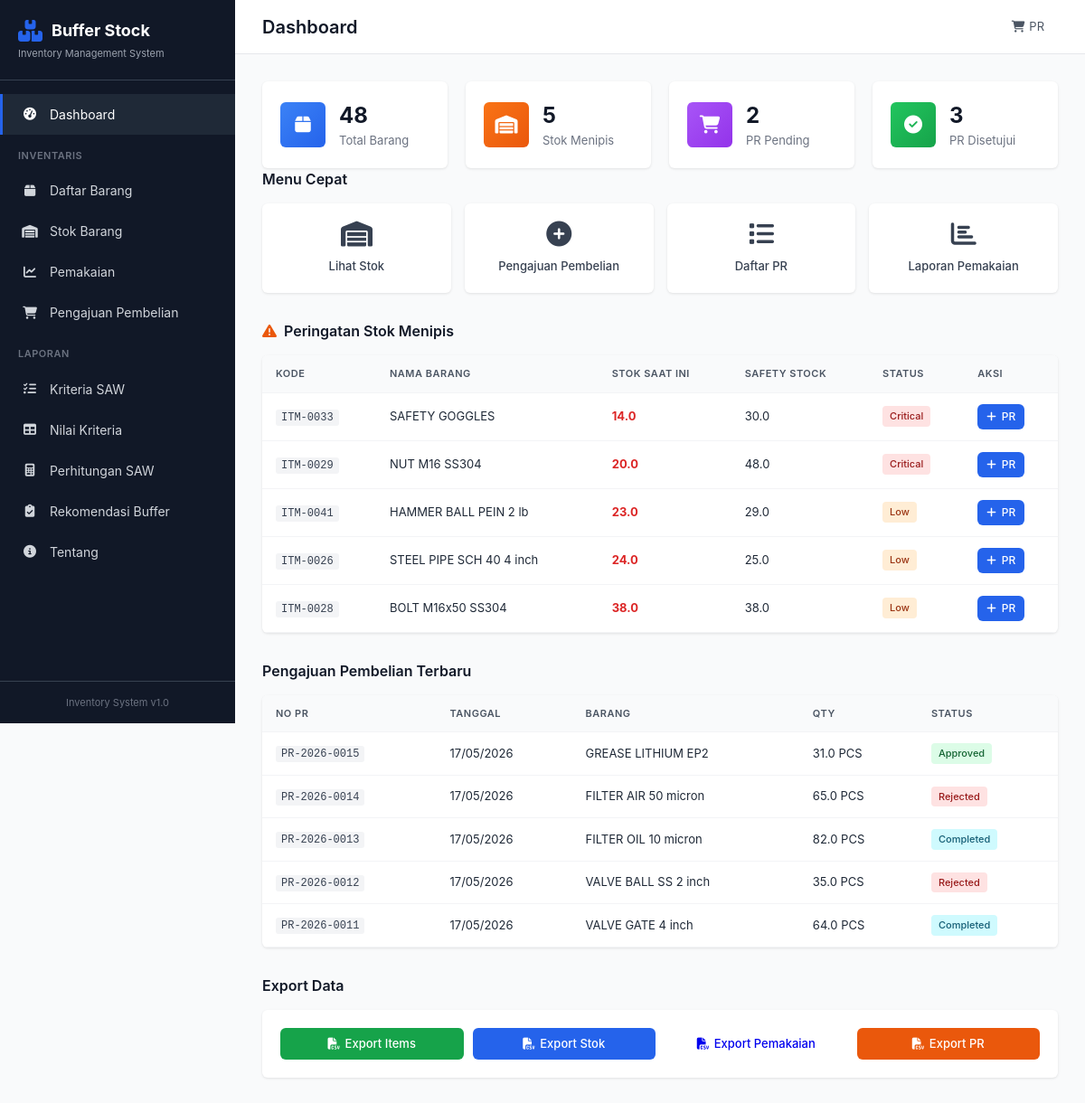
Before: / with the older database file.
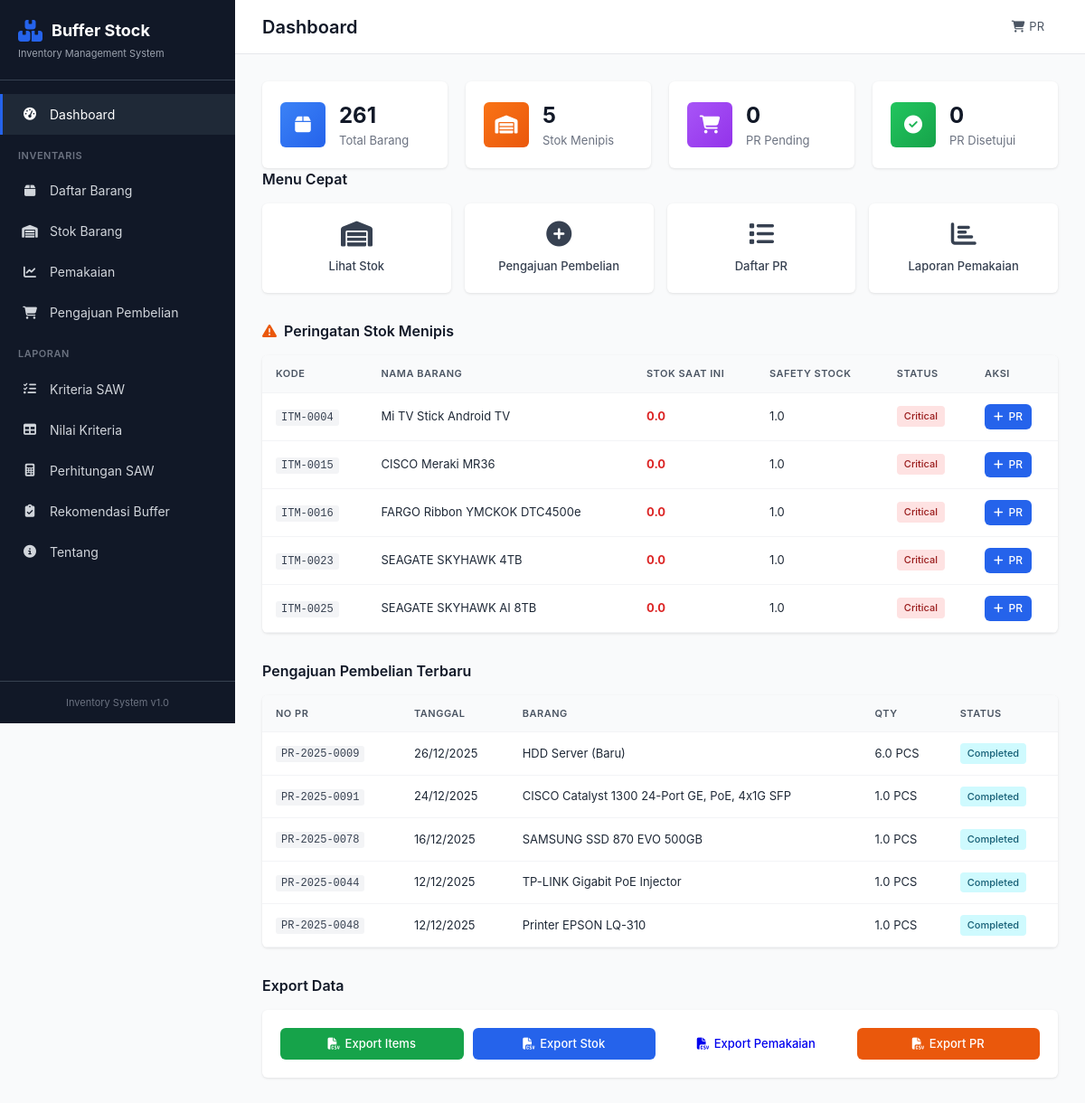
After: the same page with the newer database file.
### app/models.py (models this page shows, shortened)
class Item(db.Model):
    __tablename__ = 'items'
    id = db.Column(db.Integer, primary_key=True)
    kode_item = db.Column(db.String(50), unique=True, nullable=False)
    nama_item = db.Column(db.String(200), nullable=False)
    kategori = db.Column(db.String(100), nullable=False)
    unit = db.Column(db.String(50), default='PCS')
    harga = db.Column(db.Float, default=0)
    supplier = db.Column(db.String(200))
    lokasi_rak = db.Column(db.String(50))
    created_at = db.Column(db.DateTime, default=datetime.utcnow)
    criteria_values = db.relationship('CriteriaValue', backref='item', lazy=True, cascade='all, delete-orphan')

class Stock(db.Model):
    __tablename__ = 'stocks'
    id = db.Column(db.Integer, primary_key=True)
    item_id = db.Column(db.Integer, db.ForeignKey('items.id'), nullable=False)
    quantity = db.Column(db.Float, default=0)
    safety_stock = db.Column(db.Float, default=0)
    reorder_point = db.Column(db.Float, default=0)
    last_updated = db.Column(db.DateTime, default=datetime.utcnow, onupdate=datetime.utcnow)
    item = db.relationship('Item', backref='stock_items', lazy=True)

class PurchaseRequest(db.Model):
    __tablename__ = 'purchase_requests'
    id = db.Column(db.Integer, primary_key=True)
    no_pengajuan = db.Column(db.String(50), unique=True, nullable=False)
    tanggal_pengajuan = db.Column(db.DateTime, default=datetime.utcnow)
    item_id = db.Column(db.Integer, db.ForeignKey('items.id'), nullable=False)
    quantity_requested = db.Column(db.Float, nullable=False)
    alasan_pengajuan = db.Column(db.Text)
    status = db.Column(db.String(20), default='Pending')  # Pending, Approved, Rejected, Completed
    approved_by = db.Column(db.String(100))
    approved_at = db.Column(db.DateTime)
    keterangan = db.Column(db.Text)
    item = db.relationship('Item', backref='purchase_requests', lazy=True)

### app/routes.py (the view)
@main_bp.route('/')
def index():
    total_items = Item.query.count()
    total_criteria = Criteria.query.count()
    total_calculations = CalculationHistory.query.count()
    latest_calc = CalculationHistory.query.order_by(CalculationHistory.tanggal.desc()).first()
    categories = db.session.query(Item.kategori, db.func.count(Item.id)).group_by(Item.kategori).all()
    low_stock_items = db.session.query(Item).join(Stock).filter(
        Stock.quantity <= Stock.safety_stock
    ).order_by(Stock.quantity.asc()).limit(5).all()
    pending_pr = PurchaseRequest.query.filter_by(status='Pending').count()
    approved_pr = PurchaseRequest.query.filter_by(status='Approved').count()
    recent_prs = PurchaseRequest.query.join(Item).order_by(PurchaseRequest.tanggal_pengajuan.desc()).limit(5).all()
    current_year = datetime.now().year
    years = list(range(current_year - 2, current_year + 1))
    return render_template('dashboard.html',
                          total_items=total_items,
                          total_criteria=total_criteria,
                          total_calculations=total_calculations,
                          latest_calc=latest_calc,
                          categories=categories,
                          low_stock_items=low_stock_items,
                          low_stock_count=len(low_stock_items),
                          pending_pr=pending_pr,
                          approved_pr=approved_pr,
                          recent_prs=recent_prs,
                          years=years,
                          current_year=current_year)

### app/templates/dashboard.html (shortened to what the changed rows need)
{% extends 'base.html' %}
{% block page_title %}Dashboard{% endblock %}
{% block content %}
<div class="dashboard">
    <div class="stats-grid">
        <div class="stat-card">
            <div class="stat-info">
                <h3>{{ total_items }}</h3>
                <p>Total Barang</p>
            </div>
        </div>
        <div class="stat-card">
            <div class="stat-info">
                <h3>{{ pending_pr }}</h3>
                <p>PR Pending</p>
            </div>
        </div>
        <div class="stat-card">
            <div class="stat-info">
                <h3>{{ approved_pr }}</h3>
                <p>PR Disetujui</p>
            </div>
        </div>
    </div>
    <div class="section">
        <h2 class="section-title">Menu Cepat</h2>
    </div>
    <div class="section">
        <h2 class="section-title">
            <i class="fas fa-exclamation-triangle" style="color: var(--warning);"></i>
            Peringatan Stok Menipis
        </h2>
        <div class="card">
            {% if low_stock_items %}
            <div class="table-responsive">
                <table class="data-table">
                    <thead>
                        <tr>
                            <th>Kode</th>
                            <th>Nama Barang</th>
                            <th>Stok Saat Ini</th>
                            <th>Safety Stock</th>
                            <th>Status</th>
                            <th>Aksi</th>
                        </tr>
                    </thead>
                    <tbody>
                        {% for item in low_stock_items %}
                        <tr>
                            <td><code>{{ item.kode_item }}</code></td>
                            <td>{{ item.nama_item }}</td>
                            <td class="text-danger"><strong>{{ item.stock_items[0].quantity if item.stock_items else 0 }}</strong></td>
                            <td>{{ item.stock_items[0].safety_stock if item.stock_items else 0 }}</td>
                            <td>
                                {% if item.stock_items and item.stock_items[0].quantity <= (item.stock_items[0].safety_stock * 0.5) %}
                                <span class="badge badge-danger">Critical</span>
                                {% else %}
                                <span class="badge badge-warning">Low</span>
                                {% endif %}
                            </td>
                            <td>
                                <a href="{{ url_for('main.create_purchase') }}" class="btn btn-sm btn-primary">
                                    <i class="fas fa-plus"></i> PR
                                </a>
                            </td>
                        </tr>
                        {% endfor %}
                    </tbody>
                </table>
            </div>
            {% else %}
            <div class="empty-state">
                <i class="fas fa-check-circle" style="color: var(--success); font-size: 48px;"></i>
                <p>Semua stok aman</p>
            </div>
            {% endif %}
        </div>
    </div>
    <div class="section">
        <h2 class="section-title">Pengajuan Pembelian Terbaru</h2>
        <div class="card">
            {% if recent_prs %}
            <div class="table-responsive">
                <table class="data-table">
                    <thead>
                        <tr>
                            <th>No PR</th>
                            <th>Tanggal</th>
                            <th>Barang</th>
                            <th>Qty</th>
                            <th>Status</th>
                        </tr>
                    </thead>
                    <tbody>
                        {% for pr in recent_prs %}
                        <tr>
                            <td><code>{{ pr.no_pengajuan }}</code></td>
                            <td>{{ pr.tanggal_pengajuan.strftime('%d/%m/%Y') }}</td>
                            <td>{{ pr.item.nama_item }}</td>
                            <td>{{ pr.quantity_requested }} {{ pr.item.unit }}</td>
                            <td>
                                {% if pr.status == 'Pending' %}
                                <span class="badge badge-warning">Pending</span>
                                {% elif pr.status == 'Approved' %}
                                <span class="badge badge-success">Approved</span>
                                {% elif pr.status == 'Rejected' %}
                                <span class="badge badge-danger">Rejected</span>
                                {% else %}
                                <span class="badge badge-info">Completed</span>
                                {% endif %}
                            </td>
                        </tr>
                        {% endfor %}
                    </tbody>
                </table>
            </div>
            {% else %}
            <div class="empty-state">
                <p>Belum ada pengajuan pembelian</p>
            </div>
            {% endif %}
        </div>
    </div>
    <div class="section">
        <h2 class="section-title">Export Data</h2>
    </div>
</div>
{% endblock %}

Changed rows visible on the page:
no longer on this page (row edited): Item: kode_item "ITM-0033", nama_item "SAFETY GOGGLES", quantity "14.0", safety_stock "30.0", shows "Critical"
no longer on this page (row edited): Item: kode_item "ITM-0029", nama_item "NUT M16 SS304", quantity "20.0", safety_stock "48.0", shows "Critical"
no longer on this page (row edited): Item: kode_item "ITM-0041", nama_item "HAMMER BALL PEIN 2 lb", quantity "23.0", safety_stock "29.0", shows "Low"
no longer on this page (row edited): Item: kode_item "ITM-0026", nama_item "STEEL PIPE SCH 40 4 inch", quantity "24.0", safety_stock "25.0", shows "Low"
no longer on this page (row edited): Item: kode_item "ITM-0028", nama_item "BOLT M16x50 SS304", quantity "38.0", safety_stock "38.0", shows "Low"
no longer on this page (row edited): PurchaseRequest: no_pengajuan "PR-2026-0015", tanggal_pengajuan "17/05/2026", item.nama_item "GREASE LITHIUM EP2", quantity_requested "31.0", item.unit "PCS", status "Approved"
no longer on this page (row edited): PurchaseRequest: no_pengajuan "PR-2026-0014", tanggal_pengajuan "17/05/2026", item.nama_item "FILTER AIR 50 micron", quantity_requested "65.0", item.unit "PCS", status "Rejected"
no longer on this page (row edited): PurchaseRequest: no_pengajuan "PR-2026-0013", tanggal_pengajuan "17/05/2026", item.nama_item "FILTER OIL 10 micron", quantity_requested "82.0", item.unit "PCS", status "Completed"
no longer on this page (row edited): PurchaseRequest: no_pengajuan "PR-2026-0012", tanggal_pengajuan "17/05/2026", item.nama_item "VALVE BALL SS 2 inch", quantity_requested "35.0", item.unit "PCS", status "Rejected"
no longer on this page (row edited): PurchaseRequest: no_pengajuan "PR-2026-0011", tanggal_pengajuan "17/05/2026", item.nama_item "VALVE GATE 4 inch", quantity_requested "64.0", item.unit "PCS", status "Completed"
now on this page (row edited): Item: kode_item "ITM-0004", nama_item "Mi TV Stick Android TV", quantity "0.0", safety_stock "1.0", shows "Critical"
now on this page (row edited): Item: kode_item "ITM-0015", nama_item "CISCO Meraki MR36", quantity "0.0", safety_stock "1.0", shows "Critical"
now on this page (row edited): Item: kode_item "ITM-0016", nama_item "FARGO Ribbon YMCKOK DTC4500e", quantity "0.0", safety_stock "1.0", shows "Critical"
now on this page (row edited): Item: kode_item "ITM-0023", nama_item "SEAGATE SKYHAWK 4TB", quantity "0.0", safety_stock "1.0", shows "Critical"
now on this page (row edited): Item: kode_item "ITM-0025", nama_item "SEAGATE SKYHAWK AI 8TB", quantity "0.0", safety_stock "1.0", shows "Critical"
now on this page (row edited): PurchaseRequest: no_pengajuan "PR-2025-0009", tanggal_pengajuan "26/12/2025", item.nama_item "HDD Server (Baru)", quantity_requested "6.0", item.unit "PCS", status "Completed"
added PurchaseRequest: no_pengajuan "PR-2025-0091", tanggal_pengajuan "24/12/2025", item.nama_item "CISCO Catalyst 1300 24-Port GE, PoE, 4x1G SFP", quantity_requested "1.0", item.unit "PCS", status "Completed"
added PurchaseRequest: no_pengajuan "PR-2025-0078", tanggal_pengajuan "16/12/2025", item.nama_item "SAMSUNG SSD 870 EVO 500GB", quantity_requested "1.0", item.unit "PCS", status "Completed"
added PurchaseRequest: no_pengajuan "PR-2025-0044", tanggal_pengajuan "12/12/2025", item.nama_item "TP-LINK Gigabit PoE Injector", quantity_requested "1.0", item.unit "PCS", status "Completed"
added PurchaseRequest: no_pengajuan "PR-2025-0048", tanggal_pengajuan "12/12/2025", item.nama_item "Printer EPSON LQ-310", quantity_requested "1.0", item.unit "PCS", status "Completed"
Other visible differences:
{{ total_items }}: "48" → "261"
{{ pending_pr }}: "2" → "0"
{{ approved_pr }}: "3" → "0"
